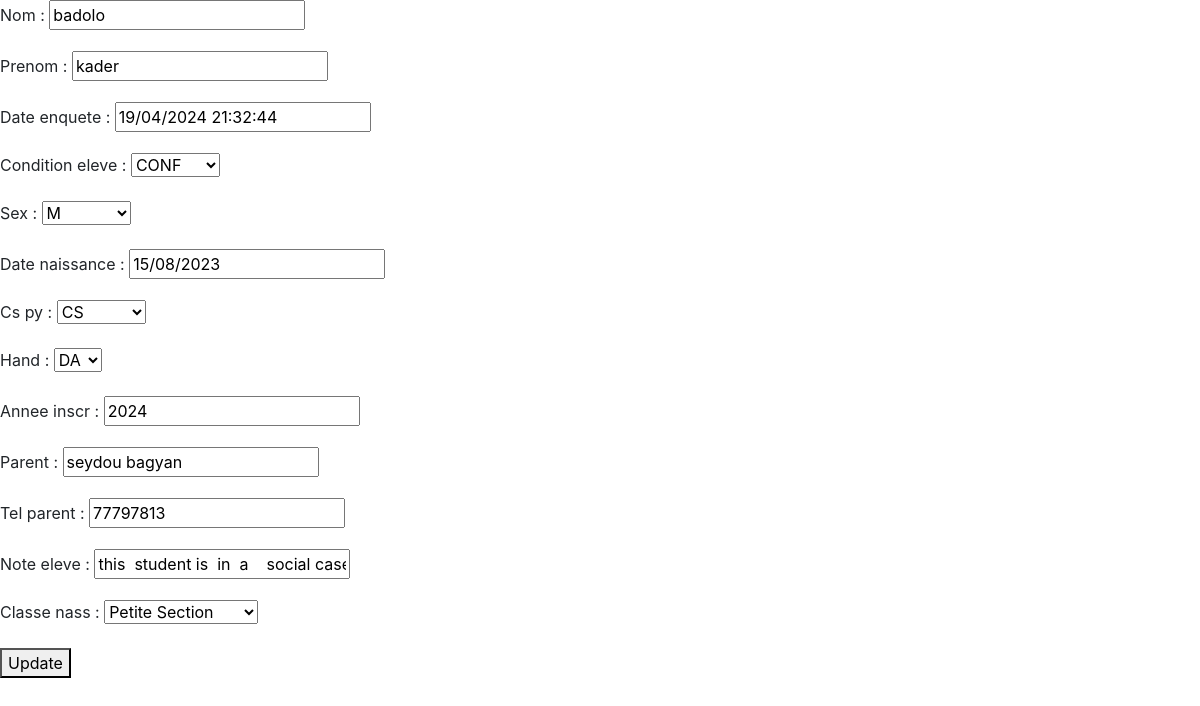
/homepage/student/1/update/, run on the app's committed database.
### scuelo/models.py (models this page shows, shortened)
class Eleve(models.Model):
    nom = models.CharField(max_length=34, null=False)
    prenom = models.CharField(max_length=34, null=False)
    date_enquete = models.DateTimeField(blank=True)  # is  added right after
    condition_eleve = models.CharField(
        max_length=4,
        choices=CONDITION_ELEVE
    )
    sex = models.CharField(max_length=1, choices=SEX)
    date_naissance = models.DateField()
    cs_py = models.CharField(max_length=6, choices=CS_PY)
    hand = models.CharField(max_length=2, choices=HAND, default="")
    annee_inscr = models.CharField(max_length=4)  # the inscrption year
    parent = models.CharField(max_length=34, null=False)
    tel_parent = models.CharField(max_length=24, null=False)
    note_eleve = models.CharField(max_length=240, blank=True, default='')
    classe_nass = models.ForeignKey(Classe ,  on_delete=models.PROTECT   )
    '''
    def save(self, *args, **kwargs):
        super().save(*args, **kwargs)
        messages.success(request, f'vous avez enregister l\'eleve {self.nom} {self.prenom} de la classe  de  {self.nom_classe}')
    '''
    class Meta:
        verbose_name = 'Eleve'
        verbose_name_plural = 'Eleves'

class Classe(models.Model):
    type_ecole = models.CharField(max_length=14, choices=TYPE_ECOLE ,  default="")
    nom = models.CharField(max_length=23, null=False , default="")
    def __str__( self ):
        return self.nom

### scuelo/views.py (the view)
# urls.py: path('student/<int:pk>/update/', student_update, name='student_update'),
def student_update(request, pk):
    student = Eleve.objects.get(pk=pk)
    if request.method == 'POST':
        form = StudentUpdateForm(request.POST, instance=student)
        if form.is_valid():
            form.save()
            return redirect('student_detail', pk=pk)
    else:
        form = StudentUpdateForm(instance=student)
    return render(request, 'scuelo/eleve_update.html', {'form': form})

### scuelo/forms.py
class StudentUpdateForm(forms.ModelForm):
    class Meta:
        model = Eleve
        fields = ['nom', 'prenom', 'date_enquete', 'condition_eleve', 'sex', 'date_naissance',
                  'cs_py', 'hand', 'annee_inscr', 'parent',
                  'tel_parent', 'note_eleve', 'classe_nass']

### scuelo/templates/scuelo/eleve_update.html (shortened to what this page needs)
{% extends 'layout.html' %}
{% block content %}
<form method="post">
    {{ form.as_p }}
    <button type="submit">Update</button>
</form>
{% endblock %}

### data on the page
Eleve: nom "badolo", prenom "kader", date_enquete "19/04/2024 21:32:44", condition_eleve "CONF", sex "M", date_naissance "15/08/2023", cs_py "CS", hand "DA", annee_inscr "2024", parent "seydou bagyan", tel_parent "77797813", note_eleve "this student is in a social case", classe_nass "Petite Section"
